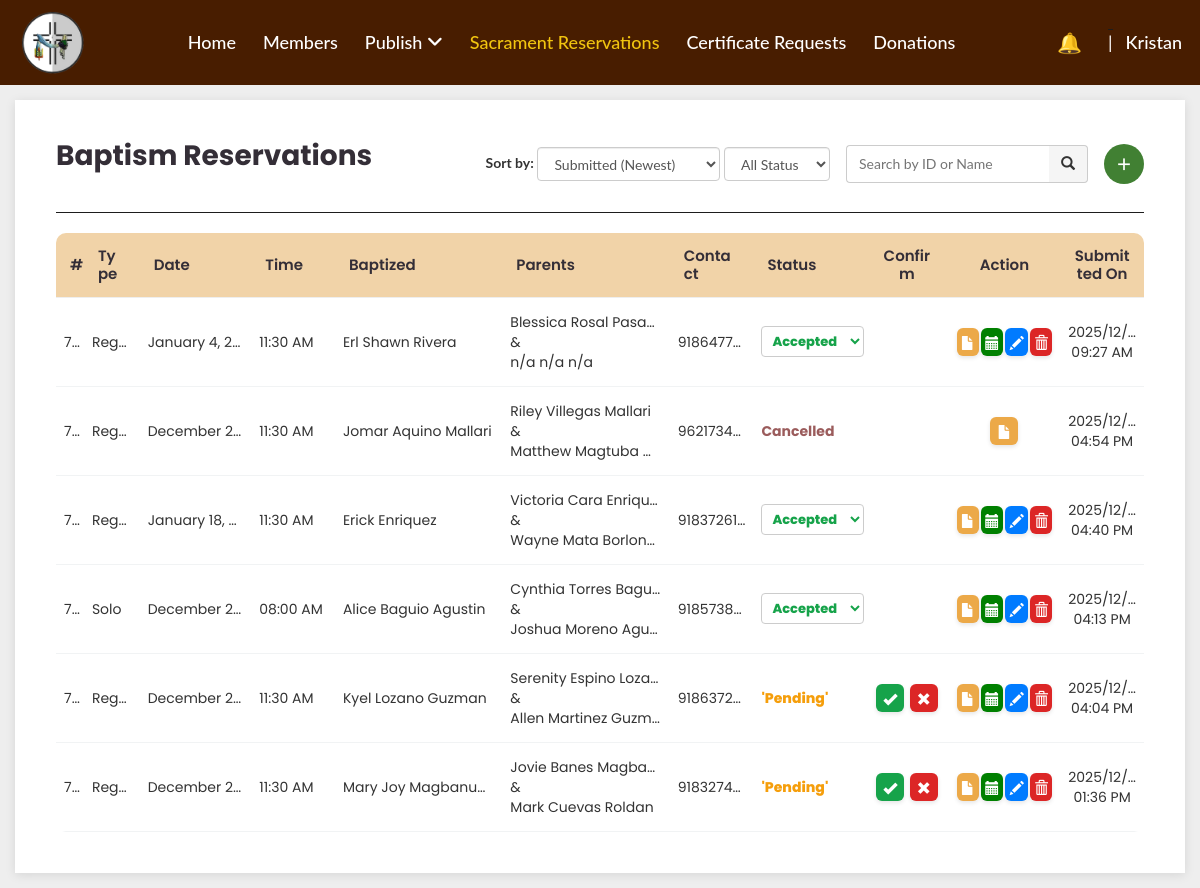
Page /private/sacraments/baptism/s_baptism.php (signed in) on the earlier database version.
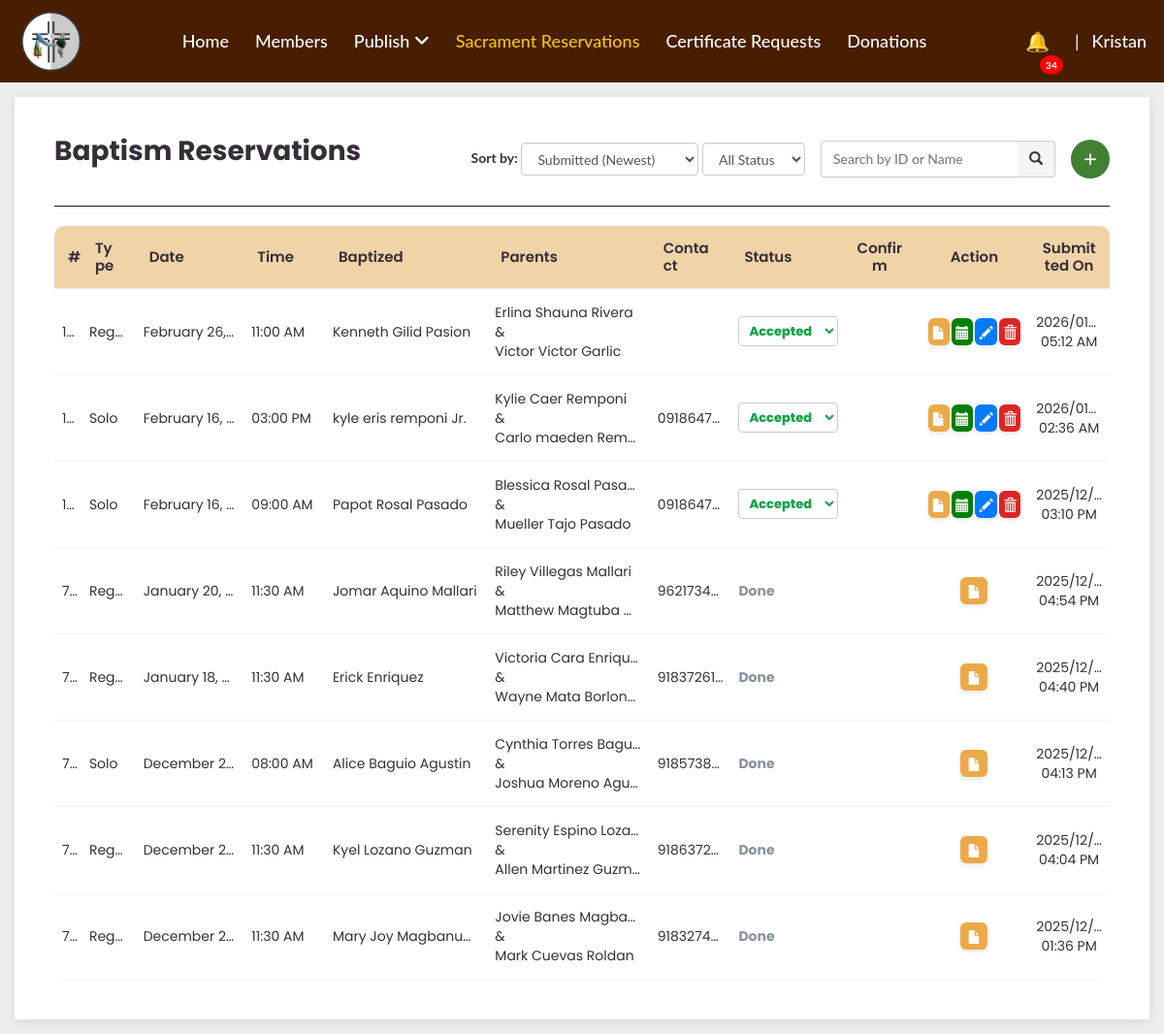
Same page on the later database version.
### tables this page shows
CREATE TABLE `baptisms` (
  `id` int(11) NOT NULL,
  `reservation_user_id` int(11) DEFAULT NULL,
  `baptism_type` enum('Regular','Solo') NOT NULL,
  `status` varchar(20) DEFAULT 'Pending',
  `decline_reason` text DEFAULT NULL,
  `notif` tinyint(1) NOT NULL DEFAULT 0,
  `email` varchar(100) DEFAULT NULL,
  `contact` varchar(20) DEFAULT NULL,
  `date` date NOT NULL,
  `time` time DEFAULT NULL,
  `created_at` timestamp NOT NULL DEFAULT current_timestamp(),
  `rehearsal_date` date DEFAULT NULL,
  `rehearsal_time` time DEFAULT NULL,
  `child_firstname` varchar(30) NOT NULL,
  `child_middlename` varchar(30) DEFAULT NULL,
  `child_lastname` varchar(30) NOT NULL,
  `child_suffix` varchar(30) DEFAULT NULL,
  `child_gender` varchar(6) NOT NULL,
  `child_nat` varchar(12) DEFAULT 'Filipino',
  `birth_date` date NOT NULL,
  `birth_place` varchar(255) NOT NULL,
  `mother_firstname` varchar(30) NOT NULL,
  `mother_middlename` varchar(30) DEFAULT NULL,
  `mother_lastname` varchar(30) NOT NULL,
  `father_firstname` varchar(30) NOT NULL,
  `father_middlename` varchar(30) DEFAULT NULL,
  `father_lastname` varchar(30) NOT NULL,
  `father_suffix` varchar(30) DEFAULT NULL,
  `address` varchar(250) DEFAULT NULL,
  `married` varchar(3) DEFAULT NULL,
  `marriage_type` varchar(15) DEFAULT 'Single',
  `birth_certificate` varchar(300) DEFAULT NULL,
  `marriage_certificate` varchar(300) DEFAULT NULL,
  `province` varchar(30) DEFAULT NULL,
  `city` varchar(30) DEFAULT NULL,
  `street_no` varchar(30) DEFAULT NULL,
  `barangay` varchar(30) DEFAULT NULL,
  `presiding_priest` varchar(50) DEFAULT 'Rev. Fr. James Nitollama'
);

### private/sacraments/baptism/s_baptism.php (the view, shortened to what the changed rows need)
<?php
require_once '../connection.php';
$unreadCount = 0;
if (isset($_SESSION['user_id'])) {
    $stmt = $conn->prepare("SELECT COUNT(*) AS cnt FROM admin_notifications WHERE status = 'Unread'");
    $stmt->execute();
    $result = $stmt->get_result()->fetch_assoc();
    $unreadCount = $result['cnt'] ?? 0;
}
?>
<!DOCTYPE html>
<html lang="en">
<head>
<link href="https://maxcdn.bootstrapcdn.com/bootstrap/3.3.0/css/bootstrap.min.css" rel="stylesheet" />
<link href='https://unpkg.com/boxicons@2.0.9/css/boxicons.min.css' rel='stylesheet'>
<link href='../../../stylesheets/private/s_baptism.css' rel='stylesheet'>
<link rel="stylesheet" href="https://cdnjs.cloudflare.com/ajax/libs/font-awesome/6.4.0/css/all.min.css">
<link rel="stylesheet" href="../../../stylesheets/private/navbar_updated.css" />
<link rel='stylesheet' href='../../../stylesheets/private/main_content.css'>
<link rel="icon" type="image/x-icon" href="../../../stylesheets/assets/favicon.ico">
</head>
<body>
<header class="custom-header">
<nav class="navbar custom-navbar">
    <div class="nav-right">
        <ul class="nav-links">
            <li class="nav-notification">
                <a href="../../notification/admin_notif.php">
                    <span class="bell">&#128276;</span>
                    <?php if (!empty($unreadCount) && $unreadCount > 0): ?>
                        <span class="badge"><?= $unreadCount ?></span>
                    <?php endif; ?>
                </a>
            </li>
        </ul>
    </div>
</nav>
</header>
<div class="main-content">
<div class="reservations-header">
<h1>Baptism Reservations</h1>
</div>
<div class="sacraments-table-container">
  <table class="sacraments-table">
    <thead>
    <tr>
        <th>#</th>
        <th>Type</th>
        <th>Date</th>
        <th>Time</th>
        <th>Baptized</th>
        <th>Parents</th>
        <th>Contact</th>
        <th>Status</th>
        <th class="confirm-column">Confirm</th>
        <th class="action-column">Action</th>
        <th>Submitted On</th>
    </tr>
    </thead>
    <tbody>
      <?php
        $whereSQL = [];
        $whereClause = !empty($whereSQL)
            ? ' WHERE ' . implode(' AND ', $whereSQL)
            : '';
        $limit = 9;
        $page  = isset($_GET['page']) && is_numeric($_GET['page']) ? (int)$_GET['page'] : 1;
        $page  = max($page, 1);
        $offset = ($page - 1) * $limit;
        try {
            $orderSQL = " ORDER BY created_at DESC";
            $sql = "SELECT * FROM baptisms"
                . $whereClause
                . $orderSQL
                . " LIMIT :limit OFFSET :offset";
            $query = $dbh->prepare($sql);
            $query->bindValue(':limit', (int)$limit, PDO::PARAM_INT);
            $query->bindValue(':offset', (int)$offset, PDO::PARAM_INT);
            $query->execute();
            $results = $query->fetchAll(PDO::FETCH_OBJ);
          if ($query->rowCount() > 0) {
              foreach ($results as $result) {
                  ?>
                    <tr>
                    <td><?php echo htmlentities($result->id); ?></td>
                    <td><?php echo htmlentities($result->baptism_type); ?></td>
                    <td>
                        <?php
                            $dateObj = new DateTime($result->date);
                            echo $dateObj->format('F j, Y');
                        ?>
                    </td>
                    <td>
                        <?php
                            $timeObj = new DateTime($result->time);
                            echo $timeObj->format('h:i A');
                        ?>
                    </td>
                    <td>
                        <?php echo htmlentities($result->child_firstname); ?>
                        <?php echo htmlentities($result->child_middlename); ?>
                        <?php echo htmlentities($result->child_lastname); ?>
                        <?php echo htmlentities($result->child_suffix); ?>
                    </td>
                    <td>
                        <?php echo htmlentities($result->mother_firstname); ?>
                        <?php echo htmlentities($result->mother_middlename); ?>
                        <?php echo htmlentities($result->mother_lastname); ?>
                        <br>&<br>
                        <?php echo htmlentities($result->father_firstname); ?>
                        <?php echo htmlentities($result->father_middlename); ?>
                        <?php echo htmlentities($result->father_lastname); ?>
                    </td>
                    <td><?php echo htmlentities($result->contact); ?></td>
                    <td class="
                        <?php
                        if ($result->status === 'Accepted') echo 'status-verified';
                        elseif ($result->status === 'Declined') echo 'status-unverified';
                        elseif ($result->status === 'Done') echo 'status-done';
                        elseif ($result->status === 'Cancelled') echo 'status-cancelled';
                        else echo 'status-pending';
                        ?>
                    ">
                    <?php if ($result->status === 'Accepted'): ?>
                        <select class="status-dropdown" data-id="<?php echo $result->id; ?>">
                            <option value="Accepted" selected>Accepted</option>
                        </select>
                    <?php else: ?>
                        <?php echo htmlentities($result->status); ?>
                    <?php endif; ?>
                    </td>
                    <td class="confirm-column">
                        <?php if ($result->status !== 'Declined' && $result->status !== 'Done' && $result->status !== 'Accepted' && $result->status !== 'Cancelled'): ?>
                            <button class="btn-approve" data-id="<?php echo $result->id; ?>" title="Accept">
                                <i class="glyphicon glyphicon-ok"></i>
                            </button>
                            <button class="btn-reject" data-id="<?php echo $result->id; ?>" title="Reject">
                                <i class="glyphicon glyphicon-remove"></i>
                            </button>
                        <?php endif; ?>
                    </td>
                    <td class="action-column">
                        <div class="action-buttons">
                            <a href="s_baptism_view.php?id=<?php echo $result->id; ?>" class="btn-view" title="View Details">
                                <i class="glyphicon glyphicon-file"></i>
                            </a>
                            <?php if (!in_array($result->status, ['Pending', 'Declined', 'Done', 'Cancelled'])): ?>
                                <a href="../../notification/rehearsal_schedule.php?sacrament=Baptism&id=<?php echo $result->id; ?>" class="btn-schedule" title="Set Schedule">
                                    <i class="glyphicon glyphicon-calendar"></i>
                                </a>
                                <a href="s_baptism_update.php?id=<?php echo $result->id; ?>" class="btn-edit" title="Edit Information">
                                    <i class="glyphicon glyphicon-pencil"></i>
                                </a>
                                <button
                                class="btn-delete"
                                title="Delete Reservation"
                                data-id="<?php echo $result->id; ?>"
                                >
                                <i class="glyphicon glyphicon-trash"></i>
                                </button>
                            <?php endif; ?>
                        </div>
                    </td>
                    <td>
                        <?php
                            $date = new DateTime($result->created_at);
                            echo htmlentities($date->format('Y/m/d')) . '<br>' . htmlentities($date->format('h:i A'));
                        ?>
                    </td>
                </tr>
                  <?php
              }
          } else {
              echo '<tr><td colspan="11">No records found.</td></tr>';
          }
      } catch (PDOException $e) {
          echo "<tr><td colspan='11'>Error: " . $e->getMessage() . "</td></tr>";
      }
      ?>
    </tbody>
  </table>
</div>
</body>
</html>

Differences in the rows shown:
removed baptisms: baptism_type "Reg…", date "January 4, 2…", time "11:30 AM", child_firstname "Erl", child_middlename "Shawn", child_lastname "Rivera", mother_firstname "Blessica", mother_middlename "Rosal", mother_lastname "Pasa…", father_firstname "n/a", father_middlename "n/a", father_lastname "n/a", contact "9186477…", id "Accepted", created_at "2025/12/…", created_at "09:27 A…"
added baptisms: baptism_type "Reg…", date "February 26,…", time "11:00 AM", child_firstname "Kenneth", child_middlename "Gilid", child_lastname "Pasion", mother_firstname "Erlina", mother_middlename "Shauna", mother_lastname "Rivera", father_firstname "Victor", father_middlename "Victor", father_lastname "Garlic", id "Accepted", created_at "2026/01…", created_at "05:12 A…"
added baptisms: baptism_type "Solo", date "February 16,…", time "03:00 PM", child_firstname "kyle", child_middlename "eris", child_lastname "remponi", child_suffix "Jr.", mother_firstname "Kylie", mother_middlename "Caer", mother_lastname "Remponi", father_firstname "Carlo", father_middlename "maeden", father_lastname "Rem…", contact "0918647…", id "Accepted", created_at "2026/01…", created_at "02:36 A…"
added baptisms: baptism_type "Solo", date "February 16,…", time "09:00 AM", child_firstname "Papot", child_middlename "Rosal", child_lastname "Pasado", mother_firstname "Blessica", mother_middlename "Rosal", mother_lastname "Pasa…", father_firstname "Mueller", father_middlename "Tajo", father_lastname "Pasado", contact "0918647…", id "Accepted", created_at "2025/12/…", created_at "03:10 P…"
changed baptisms "Jomar": date "December 2…" → "January 20,…"; status "Cancelled" → "Done"
changed baptisms "Erick": status (not shown) → "Done"; id "Accepted" → (not shown)
changed baptisms "08:00 AM": status (not shown) → "Done"; id "Accepted" → (not shown)
changed baptisms "Kyel": status "'Pending'" → "Done"
changed baptisms "Mary Joy": status "'Pending'" → "Done"
Other differences:
$unreadCount: (not shown) → "34"
